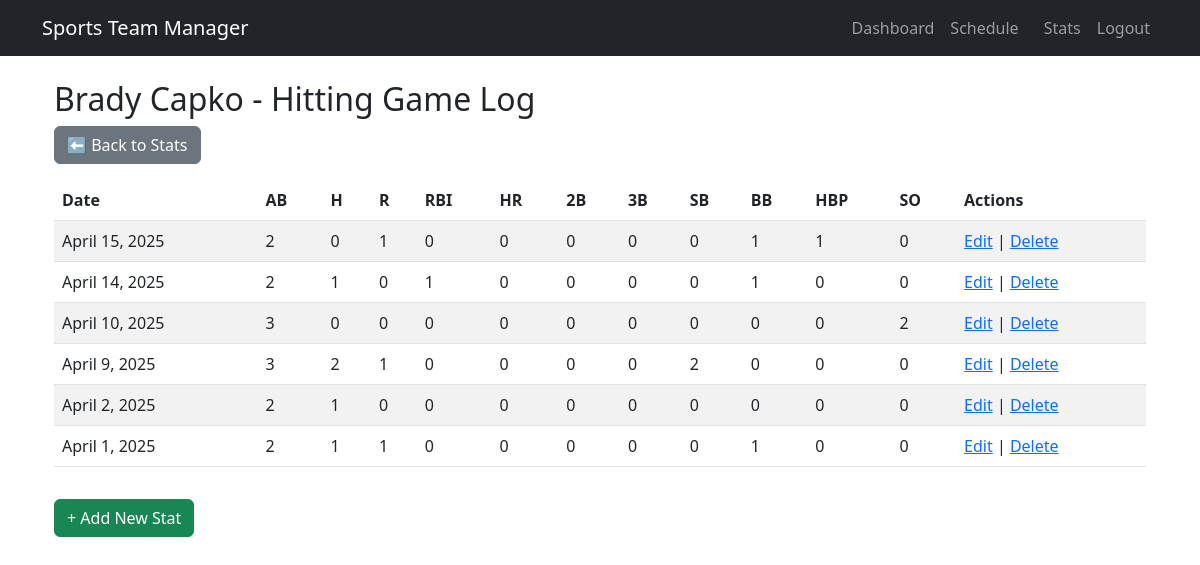
The app's page /player-stats/1/ (signed in) with its own data.
### users/models.py (models this page shows, shortened)
class Player(models.Model):
    full_name = models.CharField(max_length=100)
    team = models.ForeignKey(Team, on_delete=models.CASCADE)
    position = models.CharField(max_length=50)
    user = models.ForeignKey(
        settings.AUTH_USER_MODEL,
        on_delete=models.SET_NULL,
        null=True,
        blank=True  # <== Important: allows optional
    )

class PlayerStat(models.Model):
    player = models.ForeignKey(Player, on_delete=models.CASCADE)
    team = models.ForeignKey(Team, on_delete=models.CASCADE)
    sport = models.ForeignKey(Sport, on_delete=models.CASCADE)
    game_date = models.DateField()
    at_bats = models.PositiveIntegerField(default=0)
    hits = models.PositiveIntegerField(default=0)
    runs = models.PositiveIntegerField(default=0)
    rbis = models.PositiveIntegerField(default=0)
    home_runs = models.PositiveIntegerField(default=0)
    doubles = models.PositiveIntegerField(default=0)
    triples = models.PositiveIntegerField(default=0)
    stolen_bases = models.PositiveIntegerField(default=0)
    walks = models.PositiveIntegerField(default=0)
    hit_by_pitch = models.PositiveIntegerField(default=0)
    strikeouts = models.PositiveIntegerField(default=0)

### users/views.py (the view)
# urls.py: path('player-stats/<int:player_id>/', views.player_game_log, name='player_game_log'),
@login_required
def player_game_log(request, player_id):
    player = get_object_or_404(Player, id=player_id)
    stats = PlayerStat.objects.filter(player=player).order_by('-game_date')
    return render(request, 'users/player_game_log.html', {
        'player': player,
        'stats': stats,
    })

### users/templates/users/player_game_log.html
{% extends "base.html" %}
{% block content %}
<div class="container mt-4">
    <h2>{{ player.full_name }} - Hitting Game Log</h2>
    <a class="btn btn-secondary mb-3" href="{% url 'stats_combined' %}">⬅️ Back to Stats</a>
    <table class="table table-striped">
        <thead>
            <tr>
                <th>Date</th>
                <th>AB</th>
                <th>H</th>
                <th>R</th>
                <th>RBI</th>
                <th>HR</th>
                <th>2B</th>
                <th>3B</th>
                <th>SB</th>
                <th>BB</th>
                <th>HBP</th>
                <th>SO</th>
                <th>Actions</th>
            </tr>
        </thead>
        <tbody>
            {% for stat in stats %}
            <tr>
                <td>{{ stat.game_date|date:"F j, Y" }}</td>
                <td>{{ stat.at_bats }}</td>
                <td>{{ stat.hits }}</td>
                <td>{{ stat.runs }}</td>
                <td>{{ stat.rbis }}</td>
                <td>{{ stat.home_runs }}</td>
                <td>{{ stat.doubles }}</td>
                <td>{{ stat.triples }}</td>
                <td>{{ stat.stolen_bases }}</td>
                <td>{{ stat.walks }}</td>
                <td>{{ stat.hit_by_pitch }}</td>
                <td>{{ stat.strikeouts }}</td>
                <td>
                    <a href="{% url 'edit_player_stat' stat.id %}">Edit</a> |
                    <a href="{% url 'delete_player_stat' stat.id %}">Delete</a>
                </td>
            </tr>
            {% endfor %}
        </tbody>
    </table>
    <a class="btn btn-success mt-3" href="{% url 'add_stat' %}">+ Add New Stat</a>
</div>
{% endblock %}

### records on screen
Player: full_name "Brady Capko"
PlayerStat: game_date "April 15, 2025", at_bats "2", hits "0", runs "1", rbis "0", home_runs "0", doubles "0", triples "0", stolen_bases "0", walks "1", hit_by_pitch "1", strikeouts "0"
PlayerStat: game_date "April 14, 2025", at_bats "2", hits "1", runs "0", rbis "1", home_runs "0", doubles "0", triples "0", stolen_bases "0", walks "1", hit_by_pitch "0", strikeouts "0"
PlayerStat: game_date "April 10, 2025", at_bats "3", hits "0", runs "0", rbis "0", home_runs "0", doubles "0", triples "0", stolen_bases "0", walks "0", hit_by_pitch "0", strikeouts "2"
PlayerStat: game_date "April 9, 2025", at_bats "3", hits "2", runs "1", rbis "0", home_runs "0", doubles "0", triples "0", stolen_bases "2", walks "0", hit_by_pitch "0", strikeouts "0"
PlayerStat: game_date "April 2, 2025", at_bats "2", hits "1", runs "0", rbis "0", home_runs "0", doubles "0", triples "0", stolen_bases "0", walks "0", hit_by_pitch "0", strikeouts "0"
PlayerStat: game_date "April 1, 2025", at_bats "2", hits "1", runs "1", rbis "0", home_runs "0", doubles "0", triples "0", stolen_bases "0", walks "1", hit_by_pitch "0", strikeouts "0"
